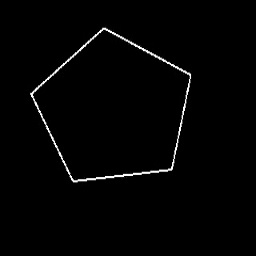
#> input picture exercicio-05/hough_transform-master/imgs/pentagon.jpg, 256 x 256 px
$ python hough_transform.py
#> lines starting #> are read from the running program, lines starting #| are printed output that depends on the picture; after the words box and inside, x2 and y2 are one past the last pixel; in counts of white or black regions, pixels touching at a corner belong together
import numpy as np
import imageio
import math

def rgb2gray(rgb):
    return np.dot(rgb[..., :3], [0.299, 0.587, 0.114]).astype(np.uint8)


def hough_line(img, angle_step=1, lines_are_white=True, value_threshold=5):
    """
    Hough transform for lines

    Input:
    img - 2D binary image with nonzeros representing edges
    angle_step - Spacing between angles to use every n-th angle
                 between -90 and 90 degrees. Default step is 1.
    lines_are_white - boolean indicating whether lines to be detected are white
    value_threshold - Pixel values above or below the value_threshold are edges

    Returns:
    accumulator - 2D array of the hough transform accumulator
    theta - array of angles used in computation, in radians.
    rhos - array of rho values. Max size is 2 times the diagonal
           distance of the input image.
    """
    # Rho and Theta ranges
    thetas = np.deg2rad(np.arange(-89.0, 90.0, angle_step))
    width, height = img.shape
    diag_len = int(round(math.sqrt(width * width + height * height)))
    rhos = np.linspace(-diag_len, diag_len, diag_len * 2)

    # Cache some resuable values
    cos_t = np.cos(thetas)
    sin_t = np.sin(thetas)
    num_thetas = len(thetas)

    # Hough accumulator array of theta vs rho
    accumulator = np.zeros((2 * diag_len, num_thetas), dtype=np.uint8)
    # (row, col) indexes to edges
    are_edges = img > value_threshold if lines_are_white else img < value_threshold
    y_idxs, x_idxs = np.nonzero(are_edges)

    # Vote in the hough accumulator
    for i in range(len(x_idxs)):
        x = x_idxs[i]
        y = y_idxs[i]

        for t_idx in range(num_thetas):
            # Calculate rho. diag_len is added for a positive index
            rho = diag_len + int(round(x * cos_t[t_idx] + y * sin_t[t_idx]))
            accumulator[rho, t_idx] += 1

    return accumulator, thetas, rhos


def show_hough_line(img, accumulator, thetas, rhos, save_path=None):
    import matplotlib.pyplot as plt

    fig, ax = plt.subplots(1, 2, figsize=(10, 10))

    ax[0].imshow(img, cmap=plt.cm.gray)
    ax[0].set_title('Input image')
    ax[0].axis('image')

    ax[1].imshow(
        accumulator, cmap='jet',
        extent=[np.rad2deg(thetas[-1]), np.rad2deg(thetas[0]), rhos[-1], rhos[0]])
    ax[1].set_aspect('equal', adjustable='box')
    ax[1].set_title('Hough transform')
    ax[1].set_xlabel('Angles (degrees)')
    ax[1].set_ylabel('Distance (pixels)')
    ax[1].axis('image')

    # plt.axis('off')
    if save_path is not None:
        plt.savefig(save_path, bbox_inches='tight')
    plt.show()


if __name__ == '__main__':
    imgpath = 'imgs/pentagon.jpg'
    img = imageio.imread(imgpath)
#> img is the input picture: shape (256, 256, 3); min 0, max 255, mean 3.7
    if img.ndim == 3:
        img = rgb2gray(img)
    accumulator, thetas, rhos = hough_line(img)
#> in hough_line, `are_edges = img > value_threshold if lines_are_white else img < value_..`:
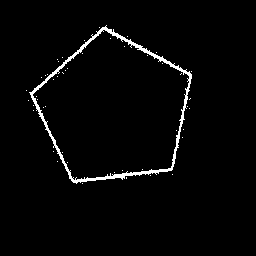
#> are_edges: shape (256, 256) bool; 2.4% white in thin lines or dots, all inside (x1, y1, x2, y2) = (26, 25, 192, 184)
#> in hough_line, `y_idxs, x_idxs = np.nonzero(are_edges)`: y_idxs = 1601 values from 25 to 183; x_idxs = 1601 values, max 191 at index 553, min 26 at index 711, mean 113.3
#> the loop in hough_line, `for i in range(len(x_idxs)):` made 1601 passes
#> (x, y) on passes 1 to 3: (106, 25), (105, 26), (99, 27)
#> after the loop in hough_line, `for i in range(len(x_idxs)):`:
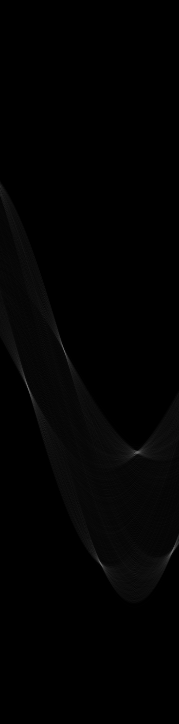
#> accumulator: shape (724, 179); min 0, max 105, mean 2.2
#> thetas = 179 values from -1.55 to 1.55; rhos = 724 values from -362 to 362
    show_hough_line(img, accumulator, thetas,rhos, save_path='imgs/output_pentagon.png')
#> in show_hough_line, `plt.savefig(save_path, bbox_inches='tight')`:
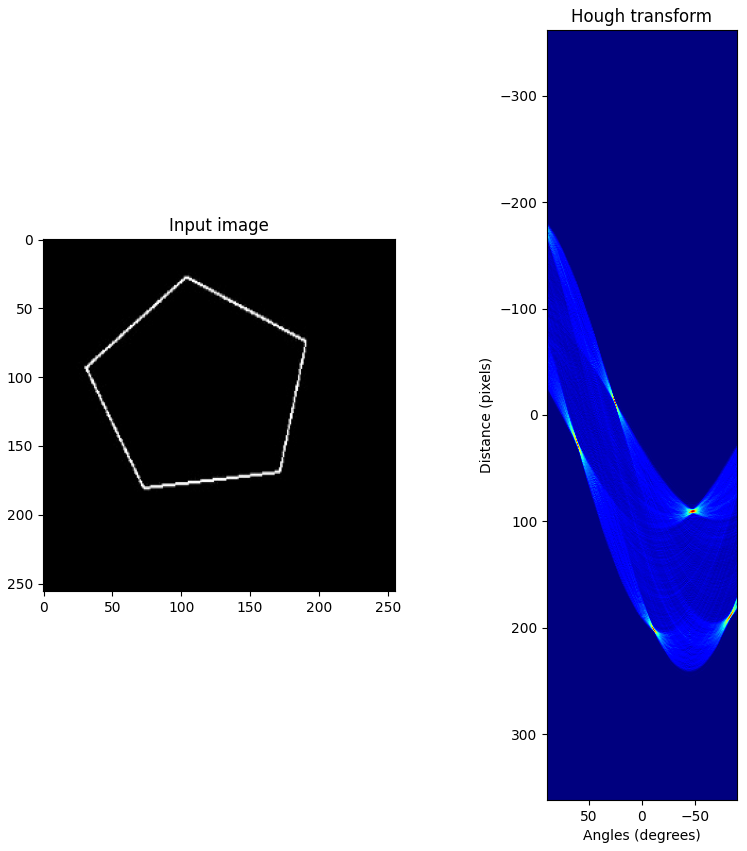
#> figure drawn by matplotlib, 2 panels
